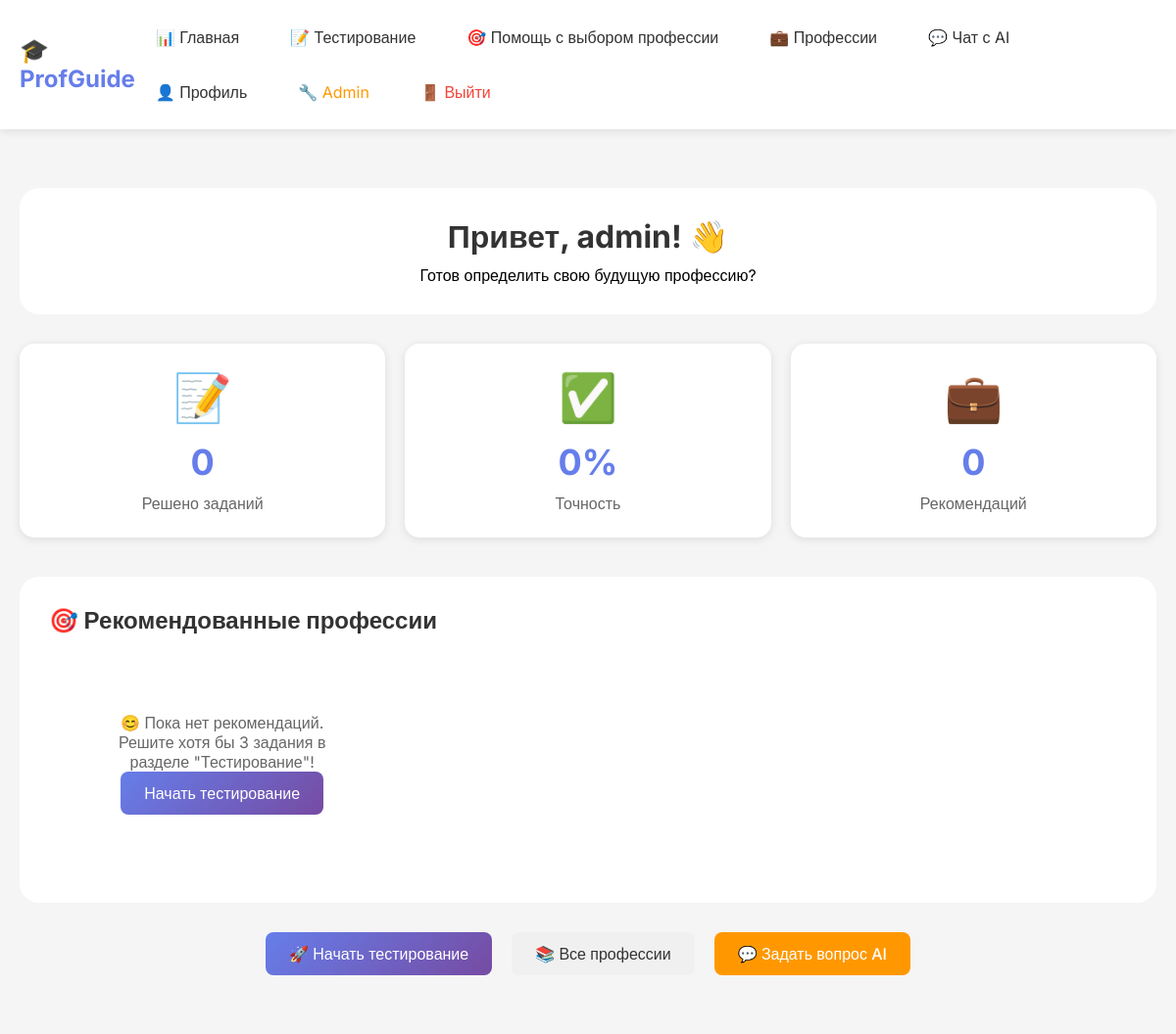
The page / (signed in) on the database as committed earlier.
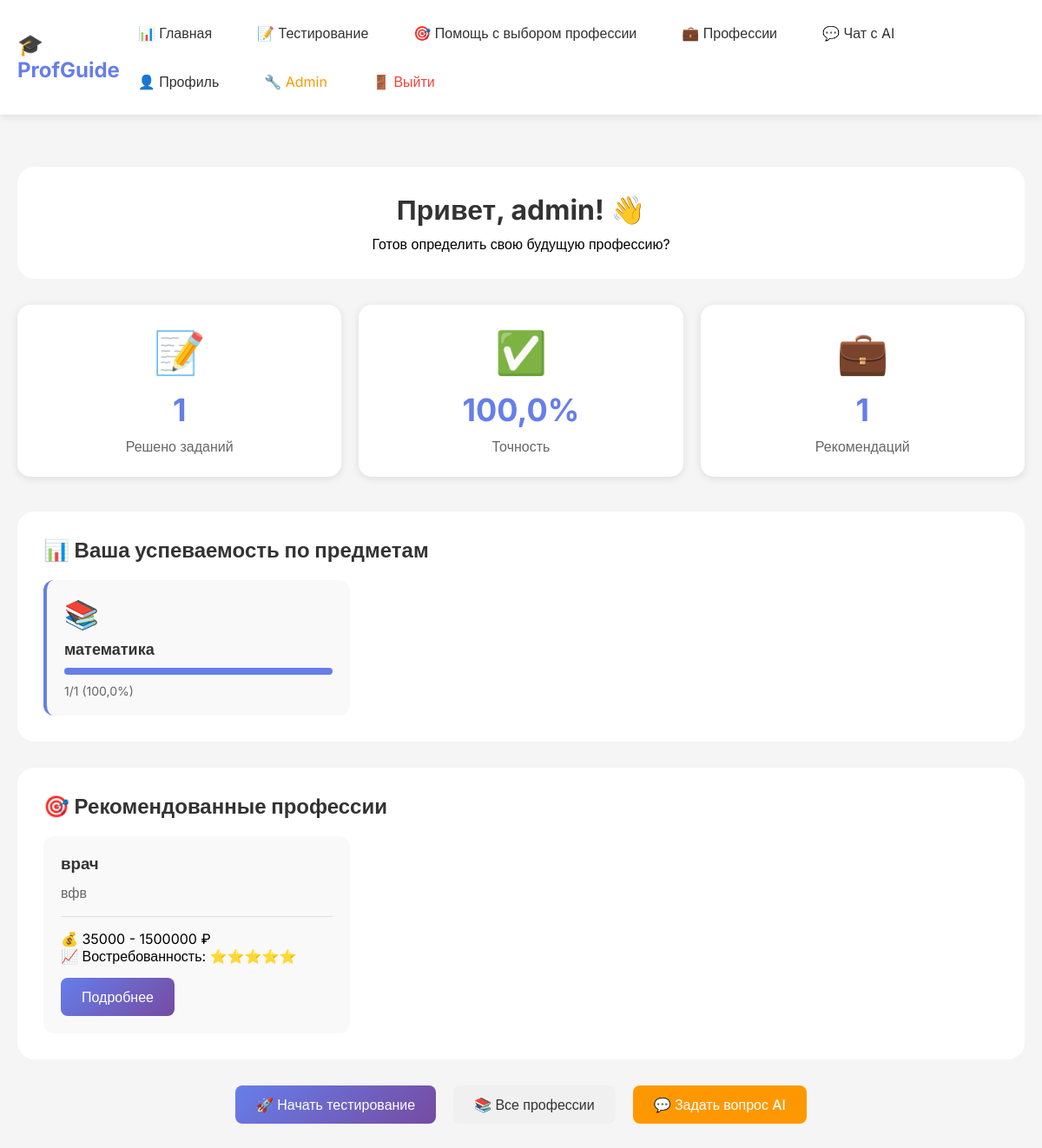
The same page on the database as committed later.
### core/models.py (models this page shows, shortened)
class Subject(models.Model):
    EXAM_TYPES = [
        ('OGE', 'ОГЭ'),
        ('EGE', 'ЕГЭ'),
    ]
    name = models.CharField(max_length=50, verbose_name='Название')
    exam_type = models.CharField(max_length=3, choices=EXAM_TYPES, verbose_name='Тип экзамена')
    icon = models.CharField(max_length=50, default='📚', verbose_name='Иконка')
    color = models.CharField(max_length=20, default='#667eea', verbose_name='Цвет')
    class Meta:
        verbose_name = 'Предмет'
        verbose_name_plural = 'Предметы'

class Profession(models.Model):
    DEMAND_LEVELS = [
        (1, 'Низкий спрос'),
        (2, 'Ниже среднего'),
        (3, 'Средний спрос'),
        (4, 'Выше среднего'),
        (5, 'Высокий спрос'),
    ]
    name = models.CharField(max_length=100, verbose_name='Название профессии')
    description = models.TextField(verbose_name='Описание')
    requirements = models.TextField(verbose_name='Требования', blank=True)
    salary_min = models.IntegerField(verbose_name='Мин. зарплата')
    salary_max = models.IntegerField(verbose_name='Макс. зарплата')
    demand_level = models.IntegerField(choices=DEMAND_LEVELS, default=3, verbose_name='Востребованность')
    required_subjects = models.ManyToManyField(Subject, through='ProfessionRequirement', verbose_name='Требуемые предметы')
    image_url = models.URLField(blank=True, verbose_name='Изображение')
    video_url = models.URLField(blank=True, verbose_name='Видео профессии')
    universities = models.TextField(verbose_name='Вузы', blank=True, help_text='Список вузов через запятую')
    class Meta:
        verbose_name = 'Профессия'
        verbose_name_plural = 'Профессии'

### core/views.py (the view)
# urls.py: path('', views.dashboard, name='home'),
@login_required
def dashboard(request):
    total_solved = UserProgress.objects.filter(user=request.user).count()
    correct_solved = UserProgress.objects.filter(user=request.user, is_correct=True).count()
    accuracy = round(correct_solved / total_solved * 100, 1) if total_solved > 0 else 0
    subject_stats = []
    for subject in Subject.objects.all():
        solved = UserProgress.objects.filter(user=request.user, task__subject=subject).count()
        correct = UserProgress.objects.filter(user=request.user, task__subject=subject, is_correct=True).count()
        if solved > 0:
            subject_stats.append({
                'name': subject.name,
                'icon': subject.icon,
                'color': subject.color,
                'solved': solved,
                'correct': correct,
                'accuracy': round(correct / solved * 100, 1)
            })
    recommendations = recommend_professions(request.user)
    context = {
        'total_solved': total_solved,
        'accuracy': accuracy,
        'subject_stats': subject_stats,
        'recommendations': recommendations,
    }
    return render(request, 'dashboard.html', context)

### core/templates/dashboard.html (shortened to what this page needs)
{% extends 'base.html' %}
{% block content %}
<div class="dashboard">
    <div class="container">
        <div class="welcome-section">
            <h1>Привет, {{ user.username }}! 👋</h1>
            <p>Готов определить свою будущую профессию?</p>
        </div>
        <div class="stats-grid">
            <div class="stat-card">
                <div class="stat-icon">📝</div>
                <div class="stat-value">{{ total_solved }}</div>
                <div class="stat-label">Решено заданий</div>
            </div>
            <div class="stat-card">
                <div class="stat-icon">✅</div>
                <div class="stat-value">{{ accuracy }}%</div>
                <div class="stat-label">Точность</div>
            </div>
            <div class="stat-card">
                <div class="stat-icon">💼</div>
                <div class="stat-value">{{ recommendations|length }}</div>
                <div class="stat-label">Рекомендаций</div>
            </div>
        </div>
        {% if subject_stats %}
        <div class="subjects-section">
            <h2>📊 Ваша успеваемость по предметам</h2>
            <div class="subjects-grid">
                {% for stat in subject_stats %}
                <div class="subject-card" style="border-left-color: {{ stat.color }}">
                    <div class="subject-icon">{{ stat.icon }}</div>
                    <div class="subject-name">{{ stat.name }}</div>
                    <div class="subject-progress">
                        <div class="progress-bar">
                            <div class="progress-fill" style="width: {{ stat.accuracy }}%; background: {{ stat.color }}"></div>
                        </div>
                        <div class="subject-stats">{{ stat.correct }}/{{ stat.solved }} ({{ stat.accuracy }}%)</div>
                    </div>
                </div>
                {% endfor %}
            </div>
        </div>
        {% endif %}
        <div class="recommendations-section">
            <h2>🎯 Рекомендованные профессии</h2>
            <div class="professions-grid">
                {% if recommendations %}
                    {% for prof in recommendations %}
                    <div class="prof-card">
                        <h3>{{ prof.name }}</h3>
                        <p>{{ prof.description|truncatewords:20 }}</p>
                        <div class="prof-details">
                            <div>💰 {{ prof.salary_min }} - {{ prof.salary_max }} ₽</div>
                            <div>📈 Востребованность: {% for i in "12345"|make_list %}{% if forloop.counter <= prof.demand_level %}⭐{% else %}☆{% endif %}{% endfor %}</div>
                        </div>
                        <a href="/profession/{{ prof.id }}/" class="btn btn-primary">Подробнее</a>
                    </div>
                    {% endfor %}
                {% else %}
                    <div class="no-data">
                        <p>😊 Пока нет рекомендаций. Решите хотя бы 3 задания в разделе "Тестирование"!</p>
                        <a href="/testing/" class="btn btn-primary">Начать тестирование</a>
                    </div>
                {% endif %}
            </div>
        </div>
        <div class="action-buttons">
            <a href="/testing/" class="btn btn-primary">🚀 Начать тестирование</a>
            <a href="/professions/" class="btn btn-secondary">📚 Все профессии</a>
            <a href="/chat/" class="btn btn-accent">💬 Задать вопрос AI</a>
        </div>
    </div>
</div>
{% endblock %}

### core/templates/base.html (shortened to what this page needs)
<!DOCTYPE html>
<html lang="ru">
<head>
    <link rel="stylesheet" href="/static/css/style.css">
</head>
<body>
    {% if user.is_authenticated %}
    <nav class="navbar">
        <div class="container">
            <div class="nav-brand">
                <a href="{% url 'core:home' %}">🎓 ProfGuide</a>
            </div>
            <div class="nav-menu">
                <a href="{% url 'core:dashboard' %}" class="nav-link {% if request.path == '/dashboard/' %}active{% endif %}">📊 Главная</a>
                <a href="{% url 'core:testing' %}" class="nav-link {% if request.path == '/testing/' %}active{% endif %}">📝 Тестирование</a>
                <a href="{% url 'holland_test:start' %}" class="nav-link {% if '/holland/' in request.path %}active{% endif %}">🎯 Помощь с выбором профессии</a>
                <a href="{% url 'core:professions' %}" class="nav-link {% if '/professions/' in request.path %}active{% endif %}">💼 Профессии</a>
                <a href="{% url 'core:chat' %}" class="nav-link {% if '/chat/' in request.path %}active{% endif %}">💬 Чат с AI</a>
                <a href="{% url 'core:profile' %}" class="nav-link {% if '/profile/' in request.path %}active{% endif %}">👤 Профиль</a>
                {% if user.is_superuser %}
                <a href="/admin/" class="nav-link" style="color: #ff9800;">🔧 Admin</a>
                {% endif %}
                <a href="{% url 'core:logout' %}" class="nav-link logout">🚪 Выйти</a>
            </div>
        </div>
    </nav>
    {% endif %}
    <main>
        {% block content %}{% endblock %}
    </main>
</body>
</html>

### core/static/css/style.css (style rules this page uses)
* { margin: 0; padding: 0; box-sizing: border-box; }
body { font-family: 'Inter', sans-serif; background: linear-gradient(135deg, #667eea 0%, #764ba2 100%); min-height: 100vh; }
.container { max-width: 1200px; margin: 0 auto; padding: 20px; }
h1, h2, h3, h4, h5, h6 { margin-bottom: 15px; color: #333; }
.btn { padding: 12px 24px; border: none; border-radius: 8px; font-size: 16px; cursor: pointer; transition: all 0.3s; text-decoration: none; display: inline-block; font-weight: 500; }
.btn-primary { background: linear-gradient(135deg, #667eea 0%, #764ba2 100%); color: white; }
.btn-secondary { background: #f0f0f0; color: #333; }
.btn-accent { background: #ff9800; color: white; }
.navbar { background: white; box-shadow: 0 2px 10px rgba(0,0,0,0.1); position: sticky; top: 0; z-index: 1000; }
.navbar .container { display: flex; justify-content: space-between; align-items: center; }
.nav-brand a { font-size: 24px; font-weight: bold; color: #667eea; text-decoration: none; }
.nav-menu { display: flex; gap: 20px; flex-wrap: wrap; }
.nav-link { color: #333; text-decoration: none; padding: 8px 16px; border-radius: 8px; transition: all 0.3s; }
.logout { color: #f44336; }
.dashboard { min-height: 100vh; background: #f5f5f5; padding: 40px 0; }
.welcome-section { background: white; border-radius: 20px; padding: 30px; margin-bottom: 30px; text-align: center; }
.welcome-section h1 { color: #333; margin-bottom: 10px; }
.stats-grid { display: grid; grid-template-columns: repeat(auto-fit, minmax(250px, 1fr)); gap: 20px; margin-bottom: 40px; }
.stat-card { background: white; border-radius: 15px; padding: 25px; text-align: center; transition: transform 0.3s; box-shadow: 0 2px 10px rgba(0,0,0,0.1); }
.stat-icon { font-size: 48px; margin-bottom: 15px; }
.stat-value { font-size: 36px; font-weight: bold; color: #667eea; margin-bottom: 10px; }
.stat-label { color: #666; }
.subjects-section, .recommendations-section { background: white; border-radius: 20px; padding: 30px; margin-bottom: 30px; }
.subjects-section h2, .recommendations-section h2 { margin-bottom: 20px; color: #333; }
.subjects-grid, .professions-grid { display: grid; grid-template-columns: repeat(auto-fill, minmax(280px, 1fr)); gap: 20px; }
.subject-card { background: #f9f9f9; border-radius: 12px; padding: 20px; border-left: 4px solid; }
.subject-icon { font-size: 32px; margin-bottom: 10px; }
.subject-name { font-weight: bold; margin-bottom: 10px; font-size: 18px; }
.progress-bar { background: #e0e0e0; border-radius: 10px; overflow: hidden; margin: 10px 0; }
.progress-fill { height: 8px; transition: width 0.3s; }
.subject-stats { font-size: 14px; color: #666; }
.prof-card { background: #f9f9f9; border-radius: 12px; padding: 20px; transition: transform 0.3s; }
.prof-card h3 { margin-bottom: 10px; color: #333; }
.prof-card p { color: #666; margin-bottom: 15px; line-height: 1.5; }
.prof-details { margin: 15px 0; padding-top: 15px; border-top: 1px solid #e0e0e0; }
.action-buttons { display: flex; gap: 20px; justify-content: center; flex-wrap: wrap; margin-top: 30px; }
.subject-name { font-weight: bold; color: #333; font-size: 18px; }

Rows that differ between the two databases and show on the page:
now on this page (row unchanged): Subject: icon "📚", name "математика", correct "1", solved "1", accuracy "100,0"
added Profession: name "врач", description "вфв", salary_min "35000", salary_max "1500000", demand_level 5 (drawn)
Other text that changed with them:
{{ total_solved }}: "0" → "1"
{{ accuracy }}: "0" → "100,0"
{{ recommendations|length }}: "0" → "1"
text no longer shown: "😊 Пока нет рекомендаций. Решите хотя бы 3 задания в разделе \"Тестирование\"! Начать тестирование"
text now shown: "📊 Ваша успеваемость по предметам"
